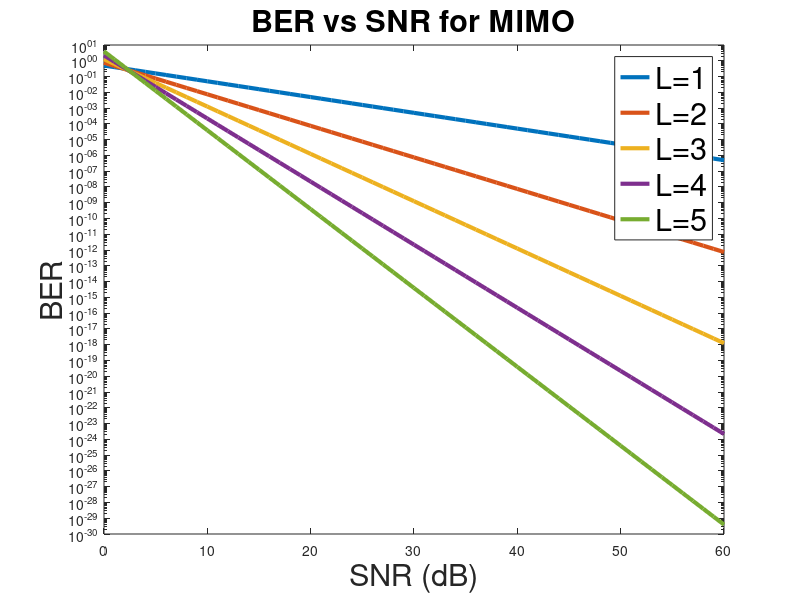

Source code (MATLAB):
% exp 5
% BER vs SNR
% MIMO
% BER = 2L-1 C L (1/2)^L * (1/SNR)^L

clc;
clear all;
close all;

SNR_dB = 0:60;
SNR = 10.^(SNR_dB/10);
L = [1 2 3 4 5];

for i=1:length(L)
  comb = nchoosek((2*L(i) -1 ), L(i));
  BER_MA = comb * (0.5^L(i)) * ((1./SNR).^L(i));
  semilogy(SNR_dB, BER_MA, 'linewidth',3);
  hold on;
endfor;

xlabel('SNR (dB)','Fontsize',22);
ylabel('BER','Fontsize',22);
title('BER vs SNR for MIMO','Fontsize',22);
legend('L=1', 'L=2', 'L=3', 'L=4', 'L=5','Fontsize',22);
%grid on;
